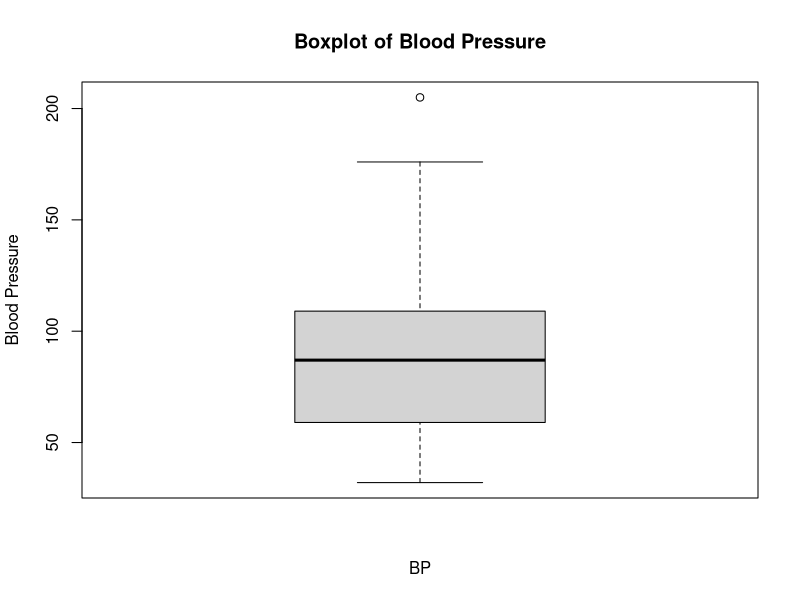
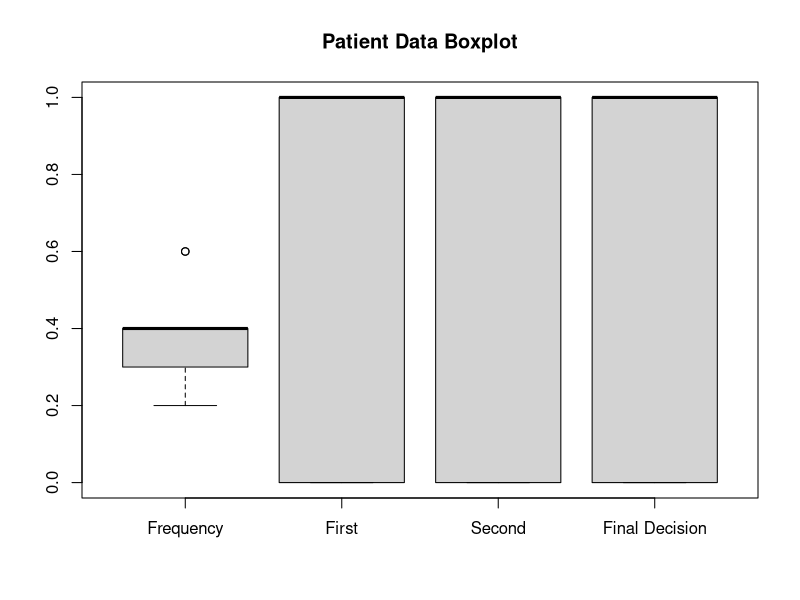
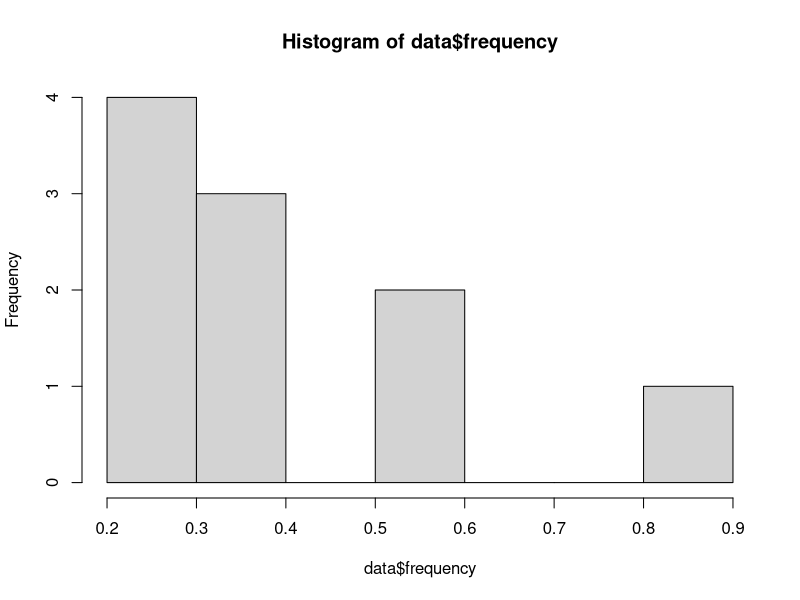
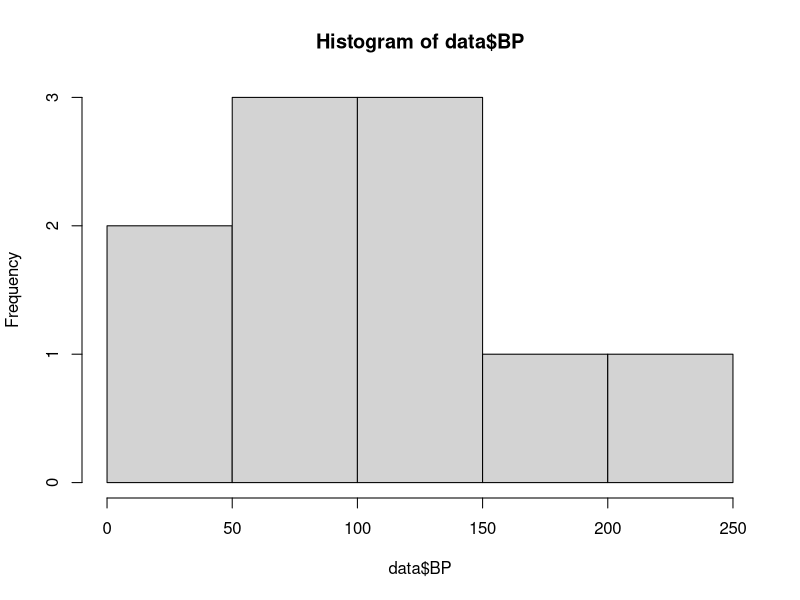
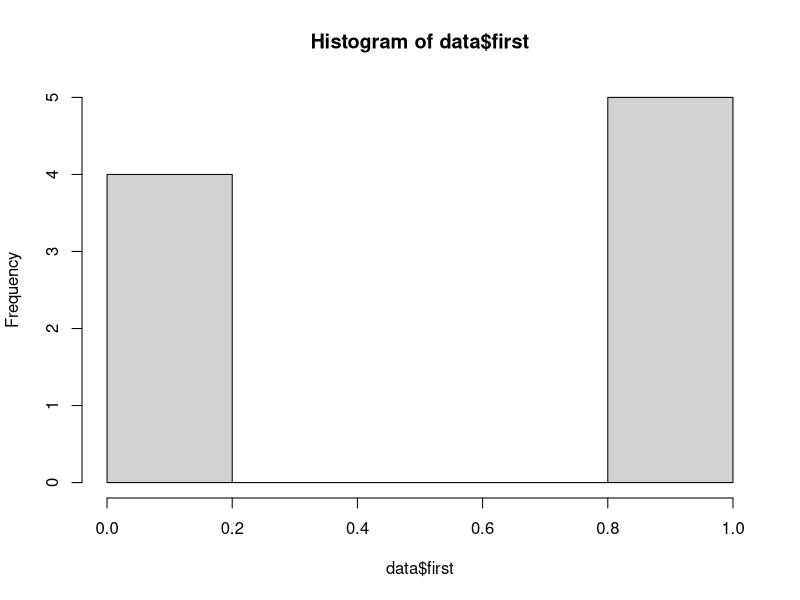
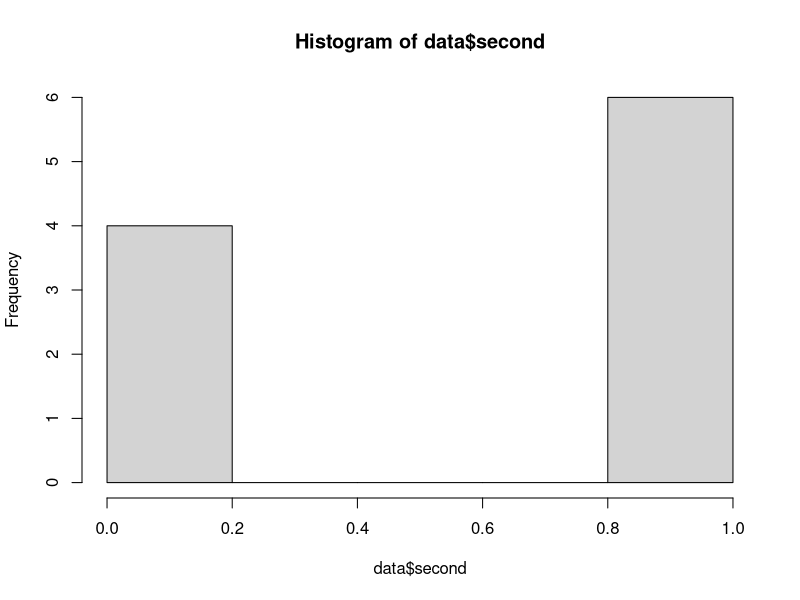
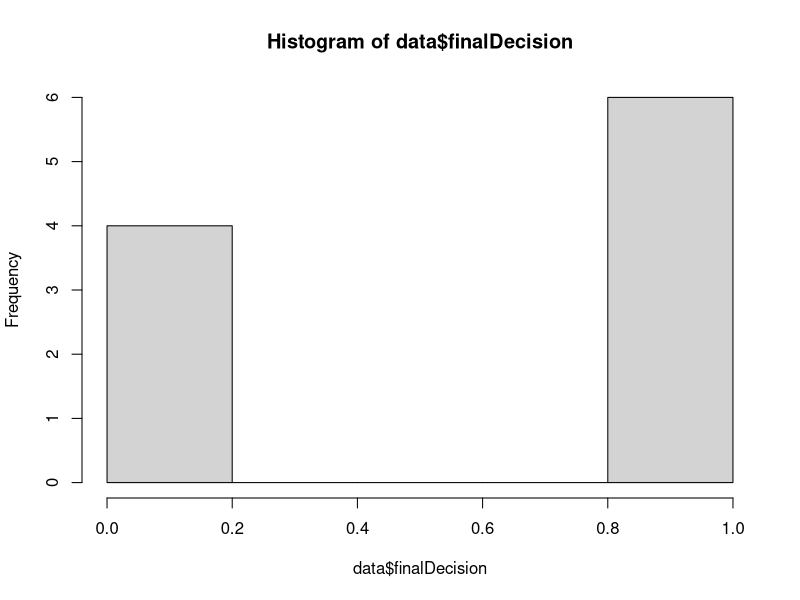

The R source for these figures, in order:
#Module 4 Assignment - Programming Structure

#Creating the data.frame

frequency <- c(0.6, 0.3, 0.4, 0.4, 0.2, 0.6, 0.3, 0.4, 0.9, 0.2)
BP <- c(103, 87, 32, 42, 59, 109, 78, 205, 135, 176)
first <- c(1, 1, 1, 1, 0, 0, 0, 0, NA, 1)
second <- c(0, 0, 1, 1, 0, 0, 1, 1, 1, 1)
finalDecision <- c(0, 1, 0, 1, 0, 1, 0, 1, 1, 1)

data <- data.frame(frequency, BP, first, second, finalDecision)
data

#Omitting the NA row to create a boxplot & histogram

data_new <- na.omit(data)

#Creating a boxplot

boxplot(data_new$BP, xlab = "BP", ylab = "Blood Pressure", main = "Boxplot of Blood Pressure")
boxplot(data_new$frequency, data_new$first, data_new$second, data_new$finalDecision, names = c("Frequency", "First", "Second", "Final Decision"), main = "Patient Data Boxplot")

#Creating a histogram

hist(data$frequency)
hist(data$BP)
hist(data$first)
hist(data$second)
hist(data$finalDecision)